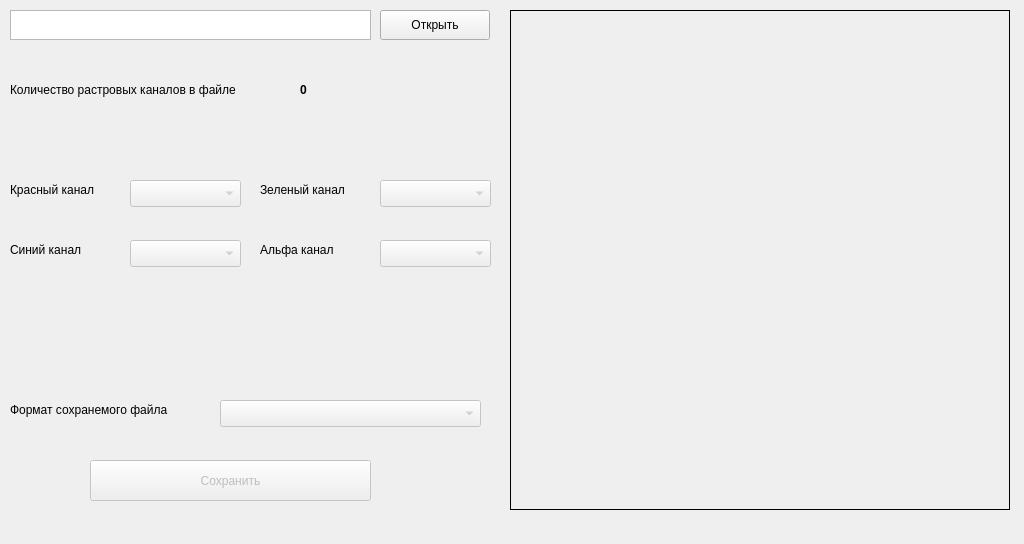
<?xml version="1.0" encoding="UTF-8"?>
<ui version="4.0">
 <class>MainWindow</class>
 <widget class="QMainWindow" name="MainWindow">
  <property name="geometry">
   <rect>
    <x>0</x>
    <y>0</y>
    <width>1024</width>
    <height>544</height>
   </rect>
  </property>
  <property name="sizePolicy">
   <sizepolicy hsizetype="Fixed" vsizetype="Fixed">
    <horstretch>0</horstretch>
    <verstretch>0</verstretch>
   </sizepolicy>
  </property>
  <property name="windowTitle">
   <string>Импорт</string>
  </property>
  <widget class="QWidget" name="centralWidget">
   <widget class="QPushButton" name="btnOpen">
    <property name="geometry">
     <rect>
      <x>380</x>
      <y>10</y>
      <width>110</width>
      <height>30</height>
     </rect>
    </property>
    <property name="text">
     <string>Открыть</string>
    </property>
   </widget>
   <widget class="QLabel" name="pic">
    <property name="geometry">
     <rect>
      <x>510</x>
      <y>10</y>
      <width>500</width>
      <height>500</height>
     </rect>
    </property>
    <property name="frameShape">
     <enum>QFrame::Box</enum>
    </property>
    <property name="frameShadow">
     <enum>QFrame::Plain</enum>
    </property>
    <property name="text">
     <string/>
    </property>
    <property name="scaledContents">
     <bool>true</bool>
    </property>
    <property name="alignment">
     <set>Qt::AlignCenter</set>
    </property>
   </widget>
   <widget class="QPushButton" name="btnSave">
    <property name="enabled">
     <bool>false</bool>
    </property>
    <property name="geometry">
     <rect>
      <x>90</x>
      <y>460</y>
      <width>281</width>
      <height>41</height>
     </rect>
    </property>
    <property name="text">
     <string>Сохранить</string>
    </property>
   </widget>
   <widget class="QTextEdit" name="textEdit">
    <property name="geometry">
     <rect>
      <x>10</x>
      <y>10</y>
      <width>361</width>
      <height>30</height>
     </rect>
    </property>
    <property name="readOnly">
     <bool>true</bool>
    </property>
   </widget>
   <widget class="QComboBox" name="cmbFormat">
    <property name="enabled">
     <bool>false</bool>
    </property>
    <property name="geometry">
     <rect>
      <x>220</x>
      <y>400</y>
      <width>261</width>
      <height>27</height>
     </rect>
    </property>
   </widget>
   <widget class="QLabel" name="label_2">
    <property name="geometry">
     <rect>
      <x>10</x>
      <y>80</y>
      <width>280</width>
      <height>20</height>
     </rect>
    </property>
    <property name="text">
     <string>Количество растровых каналов в файле</string>
    </property>
   </widget>
   <widget class="QLabel" name="numBands">
    <property name="geometry">
     <rect>
      <x>300</x>
      <y>80</y>
      <width>50</width>
      <height>20</height>
     </rect>
    </property>
    <property name="font">
     <font>
      <weight>75</weight>
      <bold>true</bold>
     </font>
    </property>
    <property name="text">
     <string>0</string>
    </property>
   </widget>
   <widget class="QLabel" name="label_4">
    <property name="geometry">
     <rect>
      <x>10</x>
      <y>400</y>
      <width>211</width>
      <height>20</height>
     </rect>
    </property>
    <property name="text">
     <string>Формат сохранемого файла</string>
    </property>
   </widget>
   <widget class="QComboBox" name="cmbRed">
    <property name="enabled">
     <bool>false</bool>
    </property>
    <property name="geometry">
     <rect>
      <x>130</x>
      <y>180</y>
      <width>111</width>
      <height>27</height>
     </rect>
    </property>
   </widget>
   <widget class="QLabel" name="label_5">
    <property name="geometry">
     <rect>
      <x>10</x>
      <y>180</y>
      <width>111</width>
      <height>20</height>
     </rect>
    </property>
    <property name="text">
     <string>Красный канал</string>
    </property>
   </widget>
   <widget class="QLabel" name="label_6">
    <property name="geometry">
     <rect>
      <x>260</x>
      <y>180</y>
      <width>111</width>
      <height>20</height>
     </rect>
    </property>
    <property name="text">
     <string>Зеленый канал</string>
    </property>
   </widget>
   <widget class="QComboBox" name="cmbGreen">
    <property name="enabled">
     <bool>false</bool>
    </property>
    <property name="geometry">
     <rect>
      <x>380</x>
      <y>180</y>
      <width>111</width>
      <height>27</height>
     </rect>
    </property>
   </widget>
   <widget class="QComboBox" name="cmbAlpha">
    <property name="enabled">
     <bool>false</bool>
    </property>
    <property name="geometry">
     <rect>
      <x>380</x>
      <y>240</y>
      <width>111</width>
      <height>27</height>
     </rect>
    </property>
   </widget>
   <widget class="QLabel" name="label_7">
    <property name="geometry">
     <rect>
      <x>10</x>
      <y>240</y>
      <width>111</width>
      <height>20</height>
     </rect>
    </property>
    <property name="text">
     <string>Синий канал</string>
    </property>
   </widget>
   <widget class="QComboBox" name="cmbBlue">
    <property name="enabled">
     <bool>false</bool>
    </property>
    <property name="geometry">
     <rect>
      <x>130</x>
      <y>240</y>
      <width>111</width>
      <height>27</height>
     </rect>
    </property>
   </widget>
   <widget class="QLabel" name="label_8">
    <property name="geometry">
     <rect>
      <x>260</x>
      <y>240</y>
      <width>111</width>
      <height>20</height>
     </rect>
    </property>
    <property name="text">
     <string>Альфа канал</string>
    </property>
   </widget>
  </widget>
  <widget class="QMenuBar" name="menuBar">
   <property name="geometry">
    <rect>
     <x>0</x>
     <y>0</y>
     <width>1024</width>
     <height>24</height>
    </rect>
   </property>
  </widget>
 </widget>
 <layoutdefault spacing="6" margin="11"/>
 <resources/>
 <connections/>
</ui>
